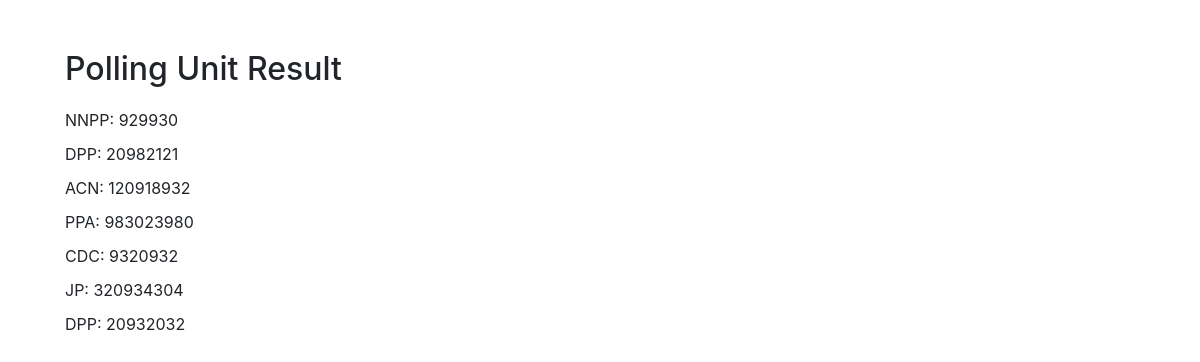
Screenshot of /polling_unit/2/ with the database file from the repository.
### myapp/models.py (models this page shows, shortened)
class AnnouncedPuResult(models.Model):
    polling_unit = models.ForeignKey(PollingUnit, on_delete=models.CASCADE)
    party = models.CharField(max_length=255)
    party_score = models.IntegerField()

### myapp/views.py (the view)
def polling_unit_result(request, polling_unit_uniqueid):
    results = AnnouncedPuResult.objects.filter(
        polling_unit__id=polling_unit_uniqueid)
    return render(request, 'polling_unit_result.html', {'results': results})

### myapp/templates/polling_unit_result.html (shortened to what this page needs)
<!DOCTYPE html>
<html lang="en">
  <head>
    <link
      rel="stylesheet"
      href="https://stackpath.bootstrapcdn.com/bootstrap/4.5.2/css/bootstrap.min.css"
    />
  </head>
  <body>
    <div class="container">
      <h2>Polling Unit Result</h2>
      <ul>
        {% for result in results %}
        <li>{{ result.party }}: {{ result.party_score }}</li>
        {% endfor %}
      </ul>
    </div>
  </body>
</html>

### myapp/templates/polling_unit_result.html (style rules this page uses)
body { padding: 50px; }
h2 { margin-bottom: 20px; }
ul { list-style-type: none; padding: 0; }
li { margin-bottom: 10px; }

### rows the page displays
AnnouncedPuResult: party "NNPP", party_score "929930"
AnnouncedPuResult: party "DPP", party_score "20982121"
AnnouncedPuResult: party "ACN", party_score "120918932"
AnnouncedPuResult: party "PPA", party_score "983023980"
AnnouncedPuResult: party "CDC", party_score "9320932"
AnnouncedPuResult: party "JP", party_score "320934304"
AnnouncedPuResult: party "DPP", party_score "20932032"
